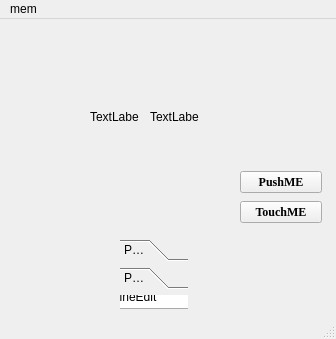
<?xml version="1.0" encoding="UTF-8"?>
<ui version="4.0">
 <class>Memrise</class>
 <widget class="QMainWindow" name="Memrise">
  <property name="geometry">
   <rect>
    <x>0</x>
    <y>0</y>
    <width>336</width>
    <height>339</height>
   </rect>
  </property>
  <property name="windowTitle">
   <string>MainWindow</string>
  </property>
  <property name="autoFillBackground">
   <bool>false</bool>
  </property>
  <widget class="QWidget" name="centralwidget">
   <widget class="QLabel" name="label">
    <property name="geometry">
     <rect>
      <x>90</x>
      <y>90</y>
      <width>49</width>
      <height>16</height>
     </rect>
    </property>
    <property name="text">
     <string>TextLabel1</string>
    </property>
   </widget>
   <widget class="QLabel" name="label_2">
    <property name="geometry">
     <rect>
      <x>150</x>
      <y>90</y>
      <width>49</width>
      <height>16</height>
     </rect>
    </property>
    <property name="text">
     <string>TextLabel2</string>
    </property>
   </widget>
   <widget class="QToolBox" name="toolBox">
    <property name="geometry">
     <rect>
      <x>120</x>
      <y>220</y>
      <width>68</width>
      <height>128</height>
     </rect>
    </property>
    <property name="currentIndex">
     <number>1</number>
    </property>
    <widget class="QWidget" name="page">
     <property name="geometry">
      <rect>
       <x>0</x>
       <y>0</y>
       <width>68</width>
       <height>68</height>
      </rect>
     </property>
     <attribute name="label">
      <string>Page 1</string>
     </attribute>
    </widget>
    <widget class="QWidget" name="page_2">
     <property name="geometry">
      <rect>
       <x>0</x>
       <y>0</y>
       <width>68</width>
       <height>68</height>
      </rect>
     </property>
     <attribute name="label">
      <string>Page 2</string>
     </attribute>
     <widget class="QLineEdit" name="lineEdit">
      <property name="geometry">
       <rect>
        <x>-10</x>
        <y>-10</y>
        <width>113</width>
        <height>24</height>
       </rect>
      </property>
      <property name="text">
       <string>LineEdit</string>
      </property>
     </widget>
    </widget>
   </widget>
   <widget class="QWidget" name="">
    <property name="geometry">
     <rect>
      <x>240</x>
      <y>150</y>
      <width>82</width>
      <height>56</height>
     </rect>
    </property>
    <property name="font">
     <font>
      <family>Times New Roman</family>
      <bold>true</bold>
     </font>
    </property>
    <property name="cursor">
     <cursorShape>ArrowCursor</cursorShape>
    </property>
    <layout class="QVBoxLayout" name="verticalLayout">
     <item>
      <widget class="QPushButton" name="pushButton">
       <property name="font">
        <font>
         <family>Times New Roman</family>
         <bold>true</bold>
        </font>
       </property>
       <property name="cursor">
        <cursorShape>ArrowCursor</cursorShape>
       </property>
       <property name="text">
        <string>PushME</string>
       </property>
       <property name="icon">
        <iconset theme="computer"/>
       </property>
      </widget>
     </item>
     <item>
      <widget class="QPushButton" name="pushButton_2">
       <property name="font">
        <font>
         <family>Times New Roman</family>
         <bold>true</bold>
        </font>
       </property>
       <property name="cursor">
        <cursorShape>ArrowCursor</cursorShape>
       </property>
       <property name="text">
        <string>TouchME</string>
       </property>
       <property name="icon">
        <iconset theme="computer"/>
       </property>
      </widget>
     </item>
    </layout>
   </widget>
  </widget>
  <widget class="QMenuBar" name="menubar">
   <property name="geometry">
    <rect>
     <x>0</x>
     <y>0</y>
     <width>336</width>
     <height>21</height>
    </rect>
   </property>
   <widget class="QMenu" name="menumem">
    <property name="title">
     <string>mem</string>
    </property>
    <addaction name="separator"/>
    <addaction name="separator"/>
    <addaction name="separator"/>
    <addaction name="separator"/>
    <addaction name="separator"/>
   </widget>
   <addaction name="menumem"/>
  </widget>
  <widget class="QStatusBar" name="statusbar"/>
 </widget>
 <resources/>
 <connections/>
</ui>
